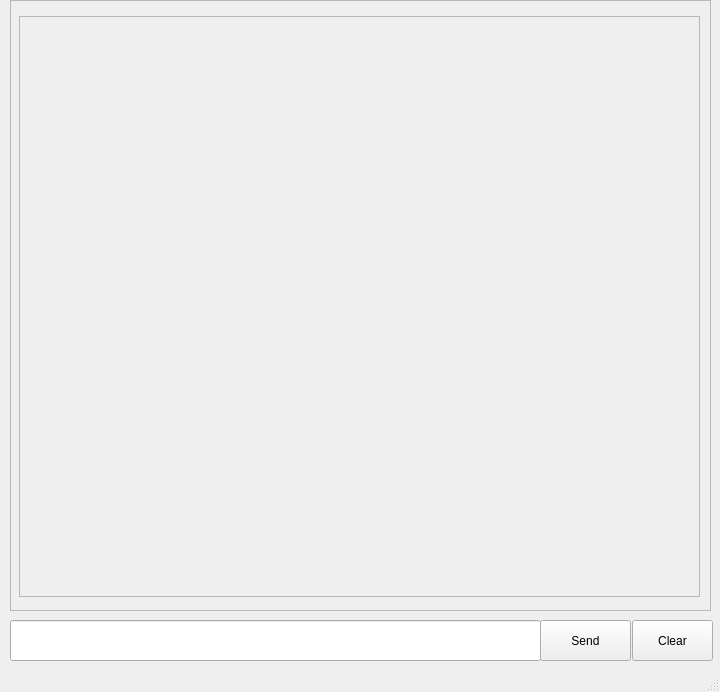
<?xml version="1.0" encoding="UTF-8"?>
<ui version="4.0">
 <class>MainWindow</class>
 <widget class="QMainWindow" name="MainWindow">
  <property name="geometry">
   <rect>
    <x>0</x>
    <y>0</y>
    <width>720</width>
    <height>692</height>
   </rect>
  </property>
  <property name="windowTitle">
   <string>MainWindow</string>
  </property>
  <widget class="QWidget" name="centralwidget">
   <widget class="QFrame" name="frame">
    <property name="geometry">
     <rect>
      <x>10</x>
      <y>0</y>
      <width>701</width>
      <height>611</height>
     </rect>
    </property>
    <property name="frameShape">
     <enum>QFrame::StyledPanel</enum>
    </property>
    <property name="frameShadow">
     <enum>QFrame::Raised</enum>
    </property>
    <widget class="QScrollArea" name="scrollArea">
     <property name="geometry">
      <rect>
       <x>9</x>
       <y>16</y>
       <width>681</width>
       <height>581</height>
      </rect>
     </property>
     <property name="widgetResizable">
      <bool>true</bool>
     </property>
     <widget class="QWidget" name="scrollAreaWidgetContents">
      <property name="geometry">
       <rect>
        <x>0</x>
        <y>0</y>
        <width>679</width>
        <height>579</height>
       </rect>
      </property>
     </widget>
    </widget>
   </widget>
   <widget class="QLineEdit" name="lineEdit">
    <property name="geometry">
     <rect>
      <x>10</x>
      <y>620</y>
      <width>531</width>
      <height>41</height>
     </rect>
    </property>
    <property name="text">
     <string/>
    </property>
   </widget>
   <widget class="QPushButton" name="pushButton">
    <property name="geometry">
     <rect>
      <x>540</x>
      <y>620</y>
      <width>91</width>
      <height>41</height>
     </rect>
    </property>
    <property name="text">
     <string>Send</string>
    </property>
   </widget>
   <widget class="QPushButton" name="pushButton_2">
    <property name="geometry">
     <rect>
      <x>632</x>
      <y>620</y>
      <width>81</width>
      <height>41</height>
     </rect>
    </property>
    <property name="text">
     <string>Clear</string>
    </property>
   </widget>
  </widget>
  <widget class="QStatusBar" name="statusbar"/>
 </widget>
 <resources/>
 <connections/>
</ui>
